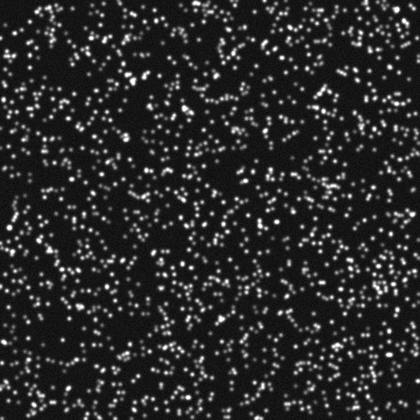
%> input picture TFM_group_01/ex5/relaxedIm_multiBeadsTest.tif, 420 x 420 px, shrunk from 512 x 512 before the run
$ octave tfm.m   (GNU Octave 9; MATLAB toolbox functions it lacks are replaced by stand-ins)
%> lines starting %> are read from the running program, lines starting %| are printed output that depends on the picture; in (x1, y1, x2, y2) boxes, pixels count from 0 and x2, y2 are one past the last pixel; in counts of white or black regions, pixels touching at a corner belong together; the program's own positions count from 1
### TFM_group_01/calcMinBeadInt.m

function minBeadInt = calcMinBeadInt(im)

%Binarize the image
BW = imbinarize(im,'adaptive');
%BW = imbinarize(im,'adaptive','ForegroundPolarity','bright','Sensitivity',0.01);
figure, imshow(BW)

%Get connected components
cc = bwconncomp(BW)

%Define a container where the bead intensity values will be stored
bead_int_vals = [];

%Loop through the connected components
for ii = 1:length(cc.PixelIdxList)
    %Access the pixel positions
    coordinates = cc.PixelIdxList{ii};

    %Check the intensity values of im in those positions
    intensities= im(coordinates);

    %Save the values in bead_int_vals
    bead_int_vals= [bead_int_vals; intensities]
end

%Compute the 50% of the average value
minBeadInt = mean(bead_int_vals,'all') * 0.5

### TFM_group_01/displayBeadOverlapping.m
function displayBeadOverlapping(im1,im2)


imSize = size(im1);
im1 = double(im1); im2 = double(im2);
im1 = im1/max(im1(:)); im2 = im2/max(im2(:));


figure
subplot(1,2,1)
imagesc(im1)
colormap gray
axis image
axis off
title('Unstressed Bead Image')
subplot(1,2,2)
imagesc(im2)
colormap gray
axis image
axis off
title('Stressed Bead Image')


figure
rgbIm = zeros([imSize,3]);
rgbIm(:,:,1) = im1;
rgbIm(:,:,2) = im2;
image(rgbIm)
axis image
axis off
title('Overlay of Unstressed and Stressed Bead Images')

### TFM_group_01/calcNbeadDisp.m
function [ux,uy] = calcNbeadDisp(im1,im2,blkSize,minCorr,minBeadInt)

%% Calculate blkNum

blkNum(1)=floor(size(im1,2)/blkSize) %x-dim
blkNum(2)=floor(size(im1,1)/blkSize) %y-dim

%% Define ux and uy
ux=zeros(blkNum(1),blkNum(2));
uy=zeros(blkNum(1),blkNum(2));

%% Scan im1 and im2 block by block

for ii= 1:blkNum(1)
    for jj= 1:blkNum(2)
        x_pos = ii * blkSize;
        y_pos = jj * blkSize;
        blkIm1 = im1(y_pos - blkSize + 1:y_pos, x_pos - blkSize + 1:x_pos);
        blkIm2 = im2(y_pos - blkSize + 1:y_pos, x_pos - blkSize + 1:x_pos);

        if max(blkIm1,[],'all') < minBeadInt
            continue
        end
        if max(blkIm2,[],'all') < minBeadInt
            continue
        end

        [s,corrvalue]  = shiftCalc(blkIm1,blkIm2);

        if corrvalue < minCorr
            continue
        end

        ux(ii,jj) = s(1);
        uy(ii,jj) = s(2);
     end
 end

### TFM_group_01/tfm.m
clear;close all;clc;
%% User parameters

%Define image resolution (pixel size)
resXY = 0.15; % units in um/pixel

%Define displacement calculation parameters
minCorr = 0.6;
blkSize = 32; % units in pixels

%Define filtering parameters
filtKernelSize = 3; % units in pixels
filtSigma = 1;

%Define material properties
poisson = 0.34;
young = 1.5; % units in kPa

%Define the paths for the two images
im1File = 'ex5\relaxedIm_multibeadsTest.tif';
im2File = 'ex5\stressedIm_multibeadsTest.tif';
%% Read the input images

%Load images
im1 = imread(im1File);
%> im1 is the input picture: size 420x420 uint8; min 6, max 255, mean 42.4
im2 = imread(im2File);
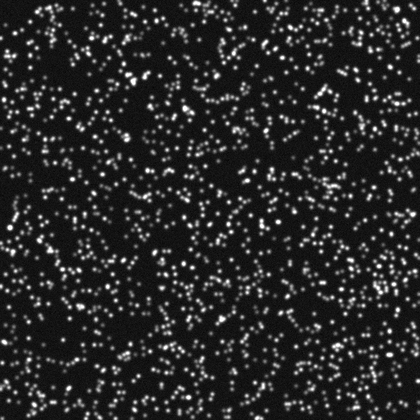
%> input picture TFM_group_01/ex5/stressedIm_multiBeadsTest.tif, 420 x 420 px, shrunk from 512 x 512 before the run
%> im2 is the input picture: size 420x420 uint8; min 4, max 255, mean 41.2

%Calculate the min bead intenstiy
minBeadInt = calcMinBeadInt(im1);
%> in calcMinBeadInt, `BW = imbinarize(im,'adaptive');`:
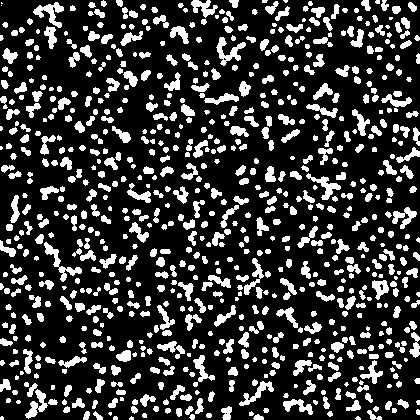
%> BW: size 420x420 logical; 22.2% white; 820 white regions (100 under 20 px), largest, box (x1, y1, x2, y2) and area: (44, 242, 82, 282) 349, (33, 2, 64, 28) 329, (216, 37, 246, 66) 327
%> in calcMinBeadInt, `cc = bwconncomp(BW)`: cc = 820 connected components
%> the loop in calcMinBeadInt, `for ii = 1:length(cc.PixelIdxList)` made 820 passes
%> (coordinates, intensities) on passes 4, 11, 12: ([147; 148; 567; 568; 149; 569; 988; 989; 150; 570], [67; 105; 65; 88; 103; 91; 52; 53; 80; 65]), ([423; 424; 844], [26; 29; 30]), (426, 27)
%> in calcMinBeadInt, `minBeadInt = mean(bead_int_vals,'all') * 0.5`: minBeadInt = 53.58
%> minBeadInt = 53.58

% Plot the bead images (overlapping)
displayBeadOverlapping(im1,im2)
%> in displayBeadOverlapping, `rgbIm(:,:,1) = im1;`:
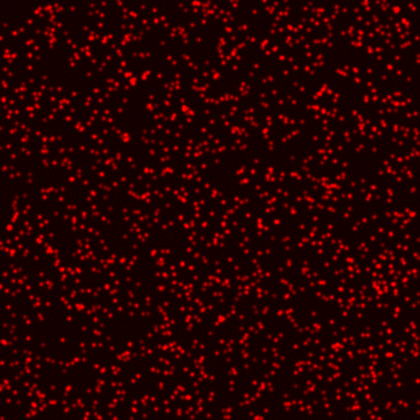
%> rgbIm: size 420x420x3 double; mean R, G, B 0.166, 0, 0
%> in displayBeadOverlapping, `rgbIm(:,:,2) = im2;`:
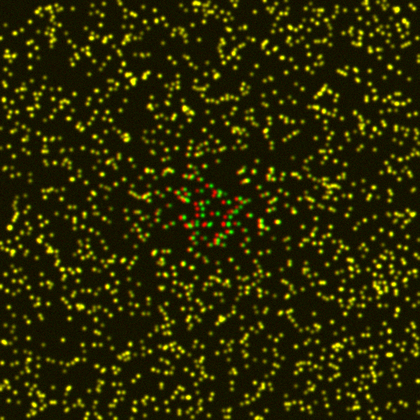
%> rgbIm: size 420x420x3 double; mean R, G, B 0.166, 0.161, 0
%% Calculate the displacements

%Compute displacements in pixels
[ux,uy] = calcNbeadDisp(im1,im2,blkSize,minCorr,minBeadInt);
%> the run ends on the next line
